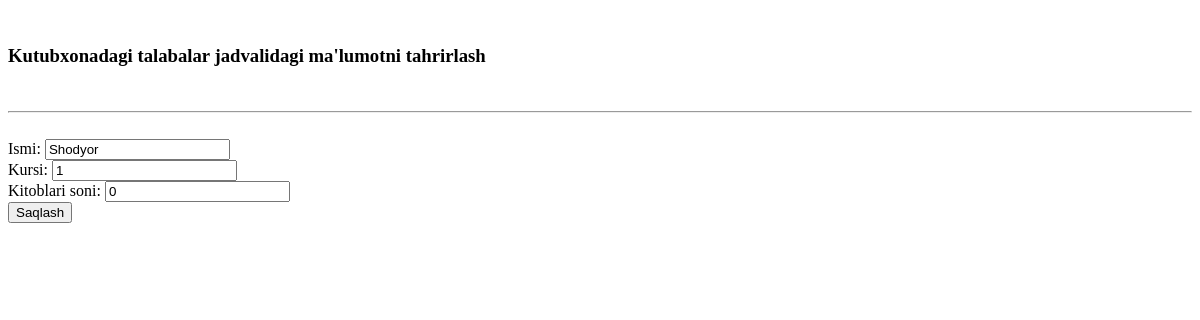
The page /update_student/9/ on the database as committed earlier.
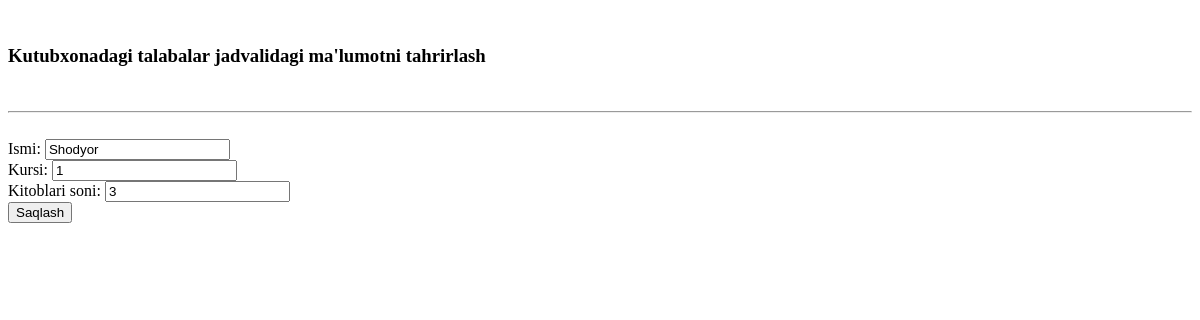
The same page on the database as committed later.
### mainApp/models.py (models this page shows, shortened)
class Student(models.Model):
    name = models.CharField(max_length=255)
    course = models.PositiveSmallIntegerField()
    number_of_book = models.PositiveSmallIntegerField()

### mainApp/views.py (the view, shortened to what this page needs)
# urls.py: path('update_student/<int:num>/', update_student),
def update_student(request, num):
    content = {
        "student": Student.objects.get(id=num)
    }
    return render(request, 'update_student.html', content)

### templates/update_student.html (shortened to what this page needs)
<!DOCTYPE html>
<html lang="en">
<head>
</head>
<body>
<br>
<h3>Kutubxonadagi talabalar jadvalidagi ma'lumotni tahrirlash</h3>
<br>
<hr>
<br>
<form method="post">
    <label for="name">Ismi: </label>
    <input type="text" name="name" id="name" value="{{student.name}}"><br>
    <label for="course">Kursi: </label>
    <input type="number" id="course" name="course" value="{{student.course}}"><br>
    <label for="number_of_book">Kitoblari soni: </label>
    <input type="number" id="number_of_book" name="number_of_book" value="{{student.number_of_book}}"><br>
    <button>Saqlash</button>
</form>
</body>
</html>

Rows that differ between the two databases and show on the page:
changed Student "Shodyor": number_of_book "0" → "3"
